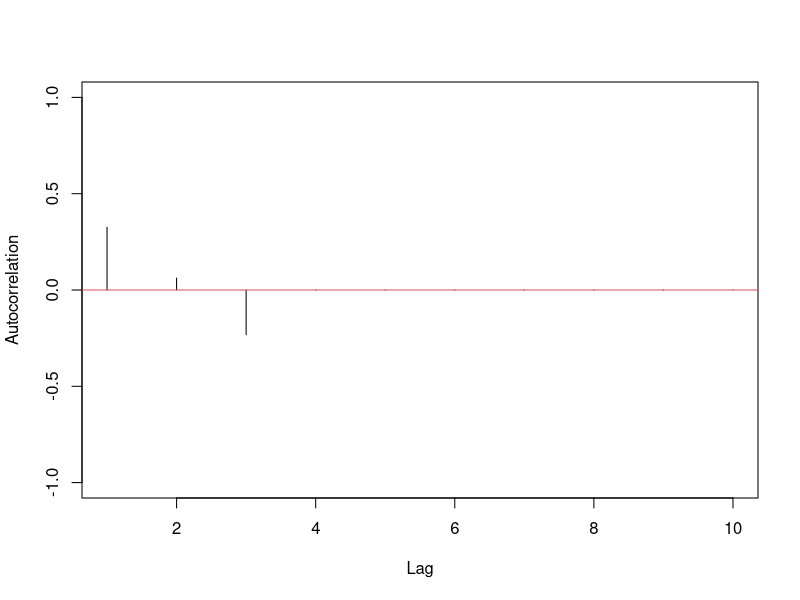
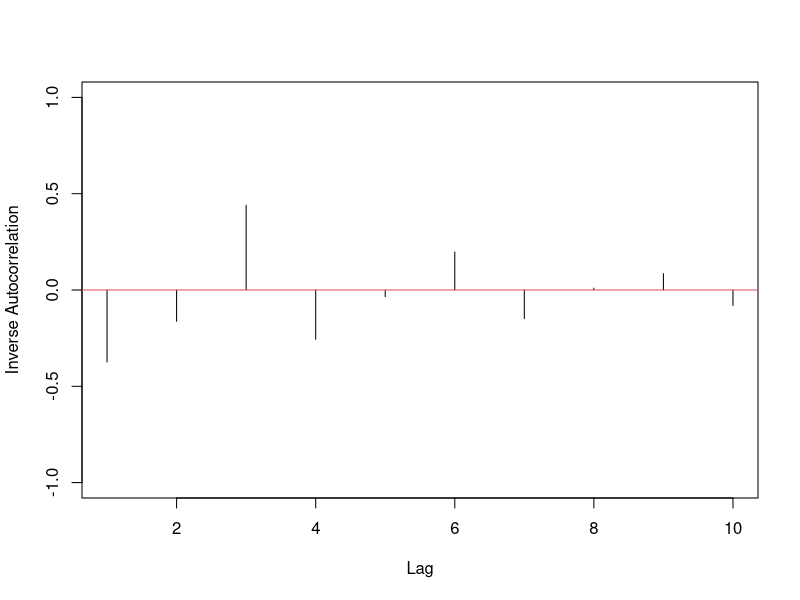
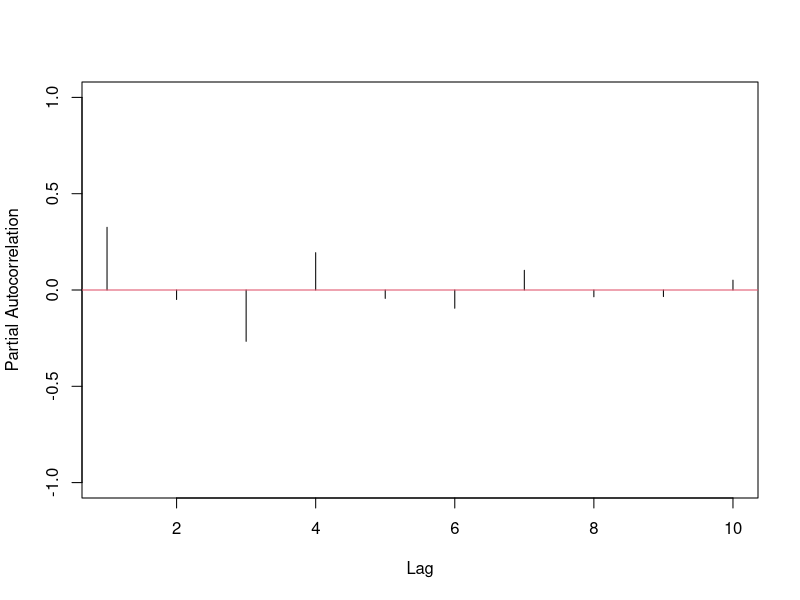
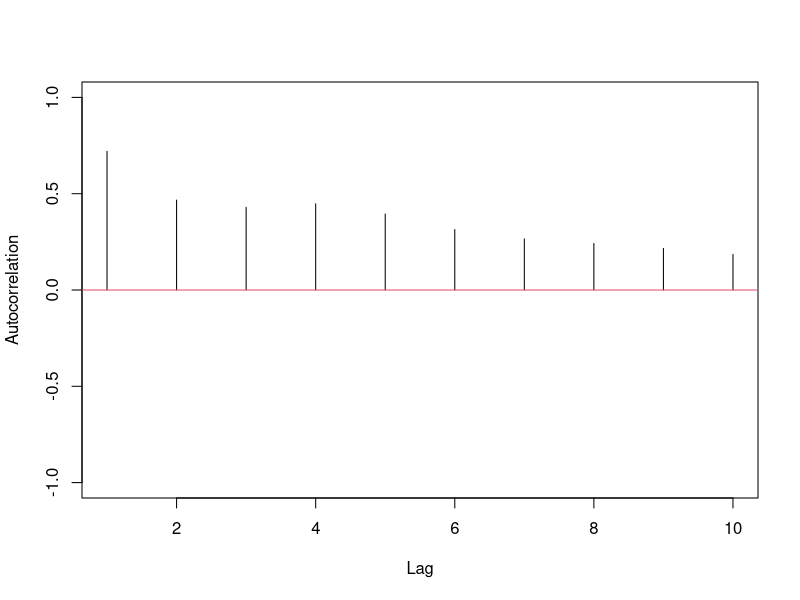
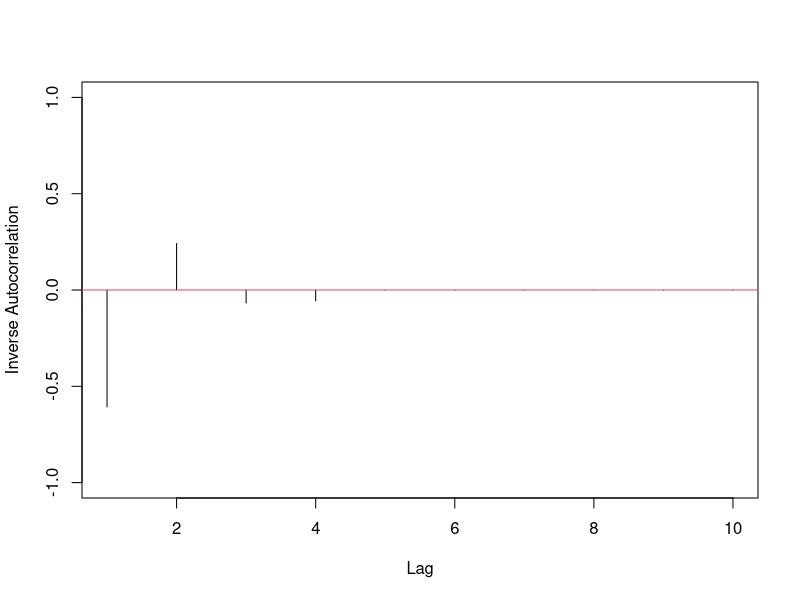
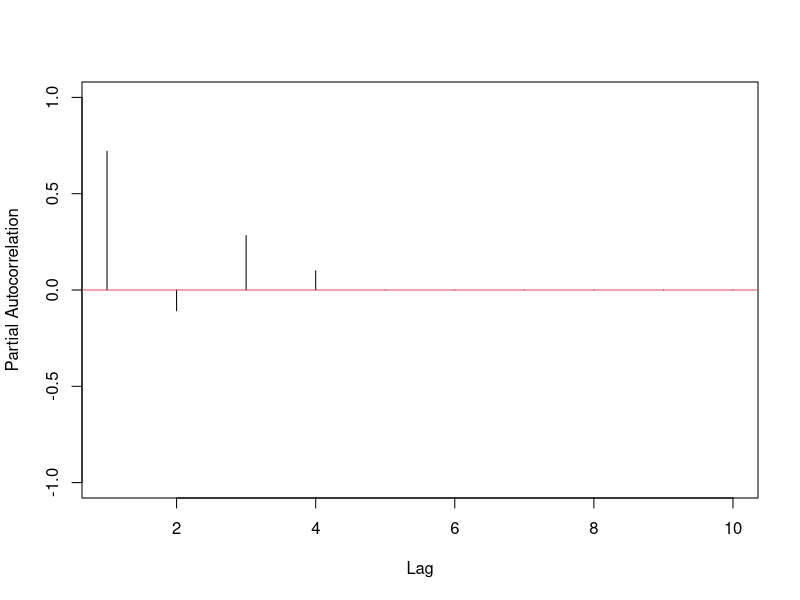
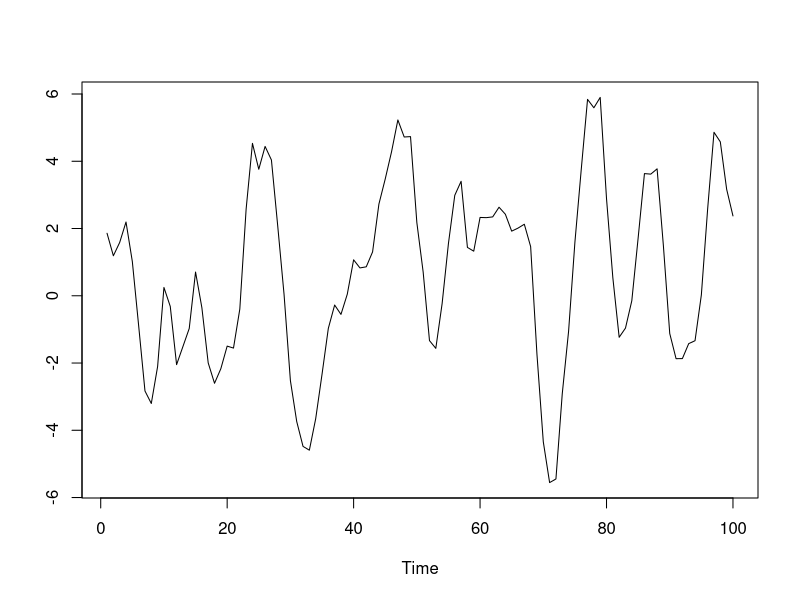
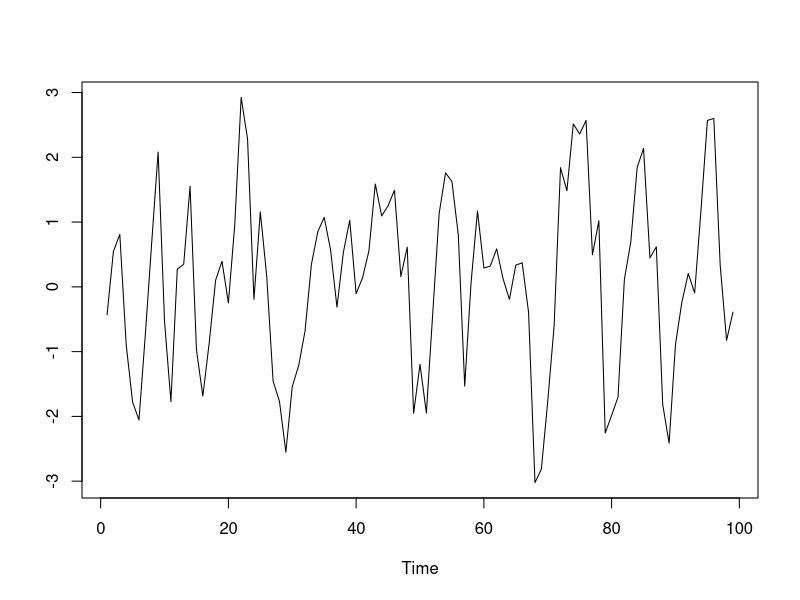

Write R code to recreate these figures, in order.
## ---- chunk 1
knitr::opts_knit$set(root.dir = 'C:/Users/neide/OneDrive/Documents/GitHub/BEwebinar/Data')
## ---- chunk 2
polymult <- function(a,b) {
bb <- c(b,rep(0,length(a)-1))
B <- toeplitz(bb)
B[lower.tri(B)] <- 0
aa <- rev(c(a,rep(0,length(b)-1)))
prod <- B %*% matrix(aa,length(aa),1)
return(rev(prod[,1]))
}

ARMAauto <- function(phi,theta,maxlag)
{
	p <- length(phi)
	q <- length(theta)
	gamMA <- polymult(c(1,theta),rev(c(1,theta)))
	gamMA <- gamMA[(q+1):(2*q+1)]
	if (p > 0) 
	{
		Amat <- matrix(0,nrow=(p+1),ncol=(2*p+1))
		for(i in 1:(p+1))
		{
			Amat[i,i:(i+p)] <- c(-1*rev(phi),1)
		}
		Amat <- cbind(Amat[,(p+1)],as.matrix(Amat[,(p+2):(2*p+1)]) +
			t(matrix(apply(t(matrix(Amat[,1:p],p+1,p)),2,rev),p,p+1)))
		Bmat <- matrix(0,nrow=(q+1),ncol=(p+q+1))
		for(i in 1:(q+1))
		{
			Bmat[i,i:(i+p)] <- c(-1*rev(phi),1)
		}
		Bmat <- t(matrix(apply(t(Bmat),2,rev),p+q+1,q+1))
		Bmat <- matrix(apply(Bmat,2,rev),q+1,p+q+1)
		Bmat <- Bmat[,1:(q+1)]
		Binv <- solve(Bmat)
		gamMix <- Binv %*% gamMA
		if (p <= q) { gamMix <- matrix(gamMix[1:(p+1),],p+1,1) 
			} else gamMix <- matrix(c(gamMix,rep(0,(p-q))),p+1,1)
		gamARMA <- solve(Amat) %*% gamMix 
	} else gamARMA <- gamMA[1]

	gamMA <- as.vector(gamMA)
	if (maxlag <= q) gamMA <- gamMA[1:(maxlag+1)] else gamMA <- c(gamMA,rep(0,(maxlag-q)))
	gamARMA <- as.vector(gamARMA)
	if (maxlag <= p) gamARMA <- gamARMA[1:(maxlag+1)] else {
	for(k in 1:(maxlag-p))
	{
		len <- length(gamARMA)
		acf <- gamMA[p+1+k]
		if (p > 0) acf <- acf + sum(phi*rev(gamARMA[(len-p+1):len]))
		gamARMA <- c(gamARMA,acf)
	} }
	return(gamARMA)
}

armapq.pacf <- function(ar.coefs,ma.coefs,max.lag)
{
	gamma <- ARMAauto(ar.coefs,ma.coefs,max.lag)
	kappa <- NULL
	for(k in 1:max.lag)
	{
		new.kappa <- solve(toeplitz(gamma[1:k]),gamma[2:(k+1)])[k]		
		kappa <- c(kappa,new.kappa)
	}
	return(kappa)
}
## ---- chunk 3
ma.coefs <- c(.4,.2,-.3)
gamma <- ARMAauto(NULL,ma.coefs,10)
rho <- gamma/gamma[1]
xi <- ARMAauto(-1*ma.coefs,NULL,10)
zeta <- xi/xi[1]
kappa <- armapq.pacf(NULL,ma.coefs,10)
## ---- chunk 4
plot(ts(rho[-1],start=1),xlab="Lag",ylab="Autocorrelation",
     ylim=c(-1,1),type="h")
abline(h=0,col=2)
## ---- chunk 5
plot(ts(zeta[-1],start=1),xlab="Lag",ylab="Inverse Autocorrelation",
     ylim=c(-1,1),type="h")
abline(h=0,col=2)
## ---- chunk 6
plot(ts(kappa,start=1),xlab="Lag",ylab="Partial Autocorrelation",
     ylim=c(-1,1),type="h")
abline(h=0,col=2)
## ---- chunk 7
ar.coefs <- c(.8,-.3,.2,.1)
gamma <- ARMAauto(ar.coefs,NULL,10)
rho <- gamma/gamma[1]
xi <- ARMAauto(NULL,-1*ar.coefs,10)
zeta <- xi/xi[1]
kappa <- armapq.pacf(ar.coefs,NULL,10)
## ---- chunk 8
plot(ts(rho[-1],start=1),xlab="Lag",ylab="Autocorrelation",
     ylim=c(-1,1),type="h")
abline(h=0,col=2)
## ---- chunk 9
plot(ts(zeta[-1],start=1),xlab="Lag",ylab="Inverse Autocorrelation",
     ylim=c(-1,1),type="h")
abline(h=0,col=2)
## ---- chunk 10
plot(ts(kappa,start=1),xlab="Lag",ylab="Partial Autocorrelation",
     ylim=c(-1,1),type="h")
abline(h=0,col=2)
## ---- chunk 11
arp.sim <- function(n,burn,ar.coefs,innovar)
{
	p <- length(ar.coefs)
	z <- rnorm(n+burn+p,sd=sqrt(innovar))
	x <- z[1:p]
	for(t in (p+1):(p+n+burn))
	{
		next.x <- sum(ar.coefs*x[(t-1):(t-p)]) + z[t]
		x <- c(x,next.x)
	}	
	x <- x[(p+burn+1):(p+burn+n)]
	return(x)
}
## ---- chunk 12
set.seed(777)
n <- 100
rho <- .8
omega <- pi/6
phi1 <- 2*rho*cos(omega)
phi2 <- -rho^2
ar.coef <- c(phi1,phi2)
x.sim <- arp.sim(n,500,ar.coef,1)
plot.ts(x.sim,ylab="")
## ---- chunk 13
covars <- as.matrix(x.sim[-n])
coeffs <- list()
resids <- list()
for(p in 1:5)
{
  ar.fit <- lm(x.sim[-seq(1,p)] ~ covars - 1)
  coeffs[[p]] <- ar.fit$coefficients
  resids[[p]] <- ar.fit$residuals
  covars <- cbind(covars[-1,],x.sim[-seq(n-p,n)])
}
## ---- chunk 14
for(p in 1:5)
{
  plot.ts(resids[[p]],ylab="")  
  acf(resids[[p]])
}
## ---- chunk 15
print(c(phi1,phi2))
print(coeffs[[2]])
